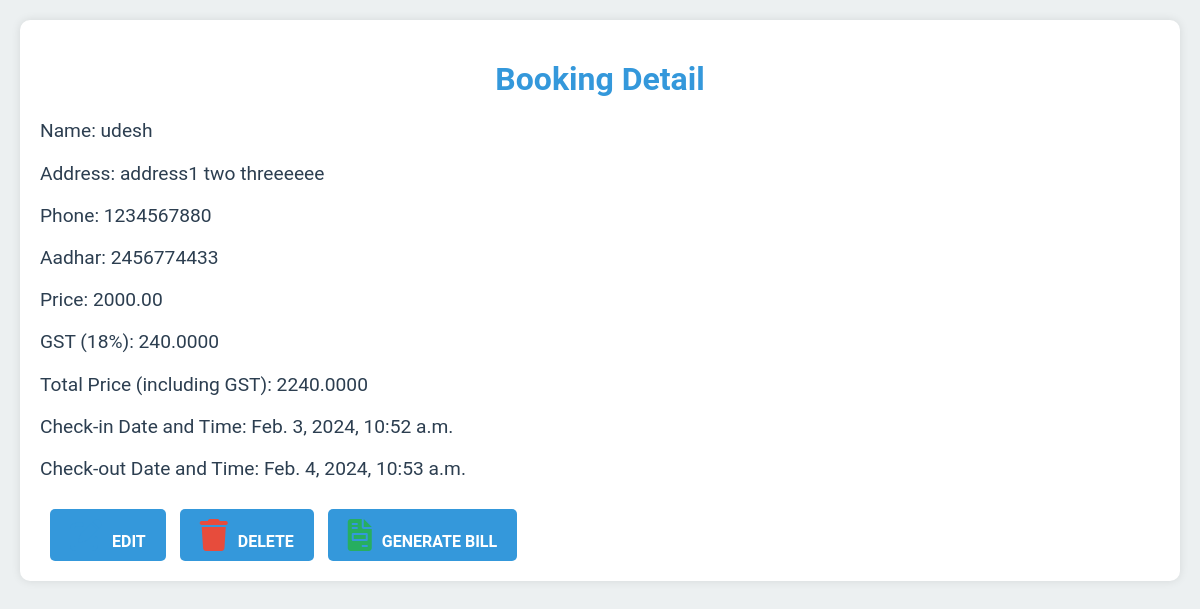
/booking_detail/22/, run on the app's committed database.
### svapp/models.py (models this page shows, shortened)
class Booking(models.Model):
    rooms = models.ManyToManyField(Room)
    name = models.CharField(max_length=50, null=True)
    address = models.CharField(max_length=500, null=True)
    phone = models.BigIntegerField(null=True)
    aadhar = models.BigIntegerField(null=True)
    price = models.DecimalField(max_digits=10, decimal_places=2, null=True)
    checkin_datetime = models.DateTimeField(null=True)
    checkout_datetime = models.DateTimeField(null=True)

### svapp/views.py (the view)
# urls.py: path('booking_detail/<int:booking_id>/', booking_detail, name='booking_detail'),
def booking_detail(request, booking_id):
    booking = get_object_or_404(Booking, id=booking_id)
    price = booking.price
    gst = price * Decimal('0.12')
    total_price = price + gst
    return render(request, 'booking_detail.html', {'booking': booking, 'price': price, 'gst': gst, 'total_price': total_price})

### svapp/templates/booking_detail.html (shortened to what this page needs)
<!DOCTYPE html>
<html lang="en">
<head>
    <link rel="stylesheet" href="https://cdnjs.cloudflare.com/ajax/libs/font-awesome/6.0.0/css/all.min.css">
</head>
<body>
    <div class="booking-info">
        <h1>Booking Detail</h1>
        <p>Name: {{ booking.name }}</p>
        <p>Address: {{ booking.address }}</p>
        <p>Phone: {{ booking.phone }}</p>
        <p>Aadhar: {{ booking.aadhar }}</p>
        <p>Price: {{ booking.price }}</p>
        {% if price and gst and total_price %}
            <p>GST (18%): {{ gst }}</p>
            <p>Total Price (including GST): {{ total_price }}</p>
        {% endif %}
        <p>Check-in Date and Time: {{ booking.checkin_datetime }}</p>
        <p>Check-out Date and Time: {{ booking.checkout_datetime }}</p>
        <a href="{% url 'edit_booking' booking.id %}" class="action-btn"><i class="icon edit-icon fas fa-edit"></i>Edit</a>
        <a href="{% url 'delete_booking' booking.id %}" class="action-btn"><i class="icon delete-icon fas fa-trash"></i>Delete</a>
        <a href="{% url 'generate_bill' booking.id %}" class="action-btn"><i class="icon generate-bill-icon fas fa-file-invoice"></i>Generate Bill</a>
    </div>
</body>
</html>

### svapp/templates/booking_detail.html (style rules this page uses)
body { font-family: 'Roboto', sans-serif; background-color: #ecf0f1; color: #2c3e50; margin: 0; padding: 0; }
h1 { color: #3498db; text-align: center; margin-top: 20px; }
p { font-size: 1.2em; margin-top: 10px; }
.booking-info { background-color: #fff; box-shadow: 0 0 10px rgba(0, 0, 0, 0.1); margin: 20px; padding: 20px; border-radius: 10px; transition: box-shadow 0.3s; }
.icon { font-size: 2em; margin-right: 10px; }
.edit-icon { color: #3498db; }
.delete-icon { color: #e74c3c; }
.generate-bill-icon { color: #27ae60; }
a { text-decoration: none; color: #3498db; margin-left: 10px; font-weight: bold; }
.action-btn { background-color: #3498db; color: #fff; padding: 10px 20px; border-radius: 5px; transition: background-color 0.3s; text-transform: uppercase; display: inline-block; margin-top: 10px; }

### data on the page
Booking: name "udesh", address "address1 two threeeeee", phone "1234567880", aadhar "2456774433", price "2000.00", checkin_datetime "Feb. 3, 2024, 10:52 a.m.", checkout_datetime "Feb. 4, 2024, 10:53 a.m."

### other printed values
{{ gst }} "240.0000"
{{ total_price }} "2240.0000"
